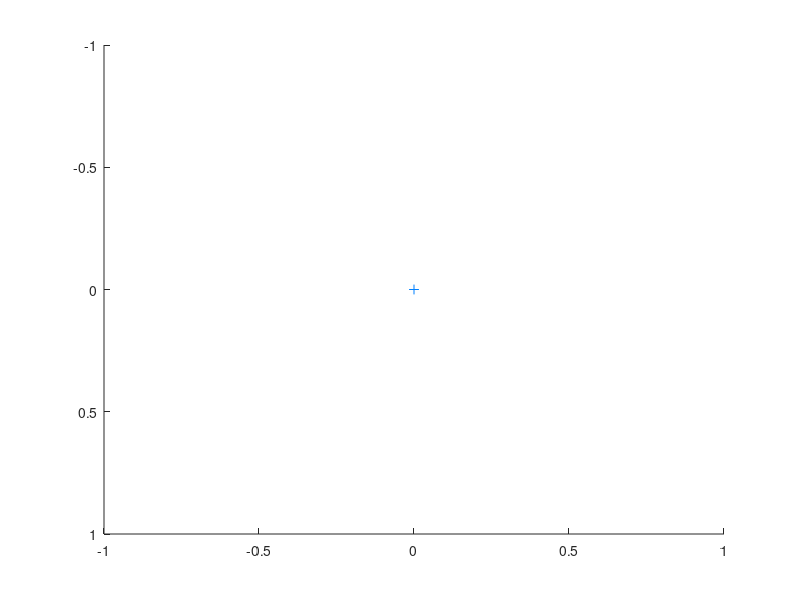

Source code (MATLAB): (Note: this script raises an error after producing the figure.)
%% %%%%%%%%%%%%%%%%%%%%%%%%%%%%%%%%%%%%%%%%%%%%%%%%%%%%%%%%%%%%%%%%%%%%%%%%%%%%
%%  Demo for testing non-linear compliant DS with diff. matching from Perrin %%
%%%%%%%%%%%%%%%%%%%%%%%%%%%%%%%%%%%%%%%%%%%%%%%%%%%%%%%%%%%%%%%%%%%%%%%%%%%%%%%
%% Draw Dataset
clear all; close all;
% Draw Reference Trajectory
fig0 = figure('Color', [1 1 1]);
limits = [-3.5 1 -2.5 1];
xlim(limits(1:2));
ylim(limits(3:4));
scatter(0, 0, 50, [0 0.5 1], '+'); hold on;
set(gca,'Ydir','reverse')
data = draw_mouse_data_on_DS(fig0, limits);
%%
data_12 = data{1}(:,1:2);
dt = abs((data_12(1,1) -  data_12(1,2))/data_12(3,1));
dim = 2;
use_demos = []; %Use only the demos with the appearing here; Use all if empty

% Some options
step_demos = 1;  %Step the points
doNormalize = 1; %Normalize the demos using the variance in each direction; This works better in general

%Options concerning the transformation
if doNormalize
    optsSearch = {'maxCoef', '10', 'nb_iteration','150', 'regularise', '5e-4', 'conv_crit', '1e-6', 'division_coefList', '[3,3,2.5,2.0,1.5,1.1,1.1]', 'safeCoeffList', '0.6*[1, 1, 1, 1, 1, 1, 1]', 'doPlot', '0'};
else
    optsSearch = {'maxCoef', '5', 'nb_iteration','150', 'regularise', '1e-3', 'conv_crit', '1e-6', 'division_coefList', '[3,3,2.5,2.0,1.5,1.1,1.1]', 'safeCoeffList', '0.55*[1, 1, 1, 1, 1, 1, 1]', 'doPlot', '0'};
end

%% %%%%%%%%%%%%%%%%%%%%%%%%%%%%%%%%%%%%%%%%%%%%%%%%%%%%%%%%%%%%%%%%%%%%%%%%%%%%%%
%% Step 1: Estimate Diffeomorphic Matching Parameters for Given Demonstrations %%
%%%%%%%%%%%%%%%%%%%%%%%%%%%%%%%%%%%%%%%%%%%%%%%%%%%%%%%%%%%%%%%%%%%%%%%%%%%%%%%%%
% Prepare data
fprintf('- Preparing Data for Diffeomorphic Matching...');
close all;
if isempty(use_demos)
    use_demos = 1:length(data);
end
[Xinit, target, allTarget, allTargetV, allSource,  ... ,
    allSourceV, nDemos, indD] = processDrawnDataset(data, use_demos, step_demos,dt);
fprintf('done\n');

% Uses the mean of all demonstrations as target Xi
% (The transformation maps the points given in "source" onto the points in "target"
[dim, lX] = size(target);
target = target./nDemos;
targetV = [diff(target,[],2),zeros(dim,1)]./dt;

%Define the source trajectory: A straight line between the initial and
%final point of the mean target trajectory
source = [linspace(target(1,1), target(1,end), lX); linspace(target(2,1), target(2,end), lX)];
sourceV = [diff(source, [], 2).*(step_demos/dt), zeros(dim,1)];

% Sub-sample source/target trajectories depending on the step-size
source  = source(:,indD);
sourceV = sourceV(:,indD);
target  = target(:,indD);
targetV = targetV(:,indD);

% Normalize Trajectories
if doNormalize
    [Xinit, target, targetV, source, sourceV, allTarget, ... ,
        allTargetV, allSource, allSourceV] = normalizeTrajectories(Xinit, target, ... ,
        targetV, source, sourceV, allTarget, allTargetV, allSource, allSourceV);
end

%Max for plotting
XLimPlot = [min([1.2*allTarget, 0.8*allTarget, -.25*ones(dim,1)],[], 2), max([1.2*allTarget, 0.8*allTarget, .25*ones(dim,1)],[],2)];
XLimPlot2 = [min([1.2*allSource, 0.8*allSource, -.25*ones(dim,1)],[], 2), max([1.2*allSource, 0.8*allSource, .25*ones(dim,1)],[],2)];

%Search for the transformation parameters
fprintf('- Searching for Transformation Parameters...');
tic;
[ centers, targets, coefs, division_coef, nb_iteration ] = iterativeSearch( source, target, optsSearch{:} );
toc;
fprintf('done\n')

% Create all lambda functions needed to evaluate the transformation
% Forward transformation (Phi)
diff_fun             = @(pt) result_function(centers, targets, coefs, division_coef, nb_iteration, pt);
% Backward transformation (Phi^-1)
inverse_diff_fun     = @(pt) result_function_reverse(centers, targets, coefs, division_coef, nb_iteration, pt);
% Backward transformation and calculation of the jacobian in point (J^-1)
jac_inverse_diff_fun = @(pt) result_function_reverse_Jac(centers, targets, coefs, division_coef, nb_iteration, pt);

%%%%%%%%%%%% General plot with the transformed sources and targets %%%%%%%%%%%%
if exist('h_trans','var'); delete(h_trans);end
h_trans = figure('Color',[1 1 1]); hold all;

% Demonstrated Mean Trajectory \xi
scatter(target(1,:),target(2,:), 20, [1 0 0],'filled');
if nDemos > 1
    % All Demonstrated Trajectories \xi
    scatter(allTarget(1,:),allTarget(2,:), 10, [0 0 0],'filled');
end
% Virtual Trajectory \chi
scatter(source(1,:),source(2,:), 20, [0 0 1], 'filled'); hold on;

% Demonstrated Trajectory transformed to Virtual through \phi^-1(\xi)
invPhiTarg = inverse_diff_fun(target);%Applying the inverse transformation to the mean target
scatter(invPhiTarg(1,:), invPhiTarg(2,:), 20, [0 0.5 1], '+'); hold on;

% Virtual Trajectory transformed to Demonstration through \\phi(\chi)
PhiSrc = diff_fun(source);
scatter(PhiSrc(1,:), PhiSrc(2,:), 20, [1 0.5 0], '+'); hold on;

% Plotting the deformed grid through the diffeomorphism
plotGrid(1, XLimPlot2, 10, 1000, diff_fun);
if nDemos > 1    
legend({'Mean Demo trajectory $\Xi=\{\xi_1,\dots,\xi_T\}$','Demonstrated trajectories $\Xi=\{\xi_1,\dots,\xi_T\}$', ... , 
    'Virtual Linear Trajectory $\chi=\{\chi_1,\dots,\chi_T\}$', ...    
    'Transformed Demonstrated Trajectory $\Phi^{-1}(\Xi)=\{\phi^{-1}(\xi_1),\dots,\phi^{-1}(\xi_T)\}$',...
    'Transformed Virtual Trajectory $\Phi(\chi)=\{\phi(\chi_1),\dots,\phi(\chi_T)\}$'},'Interpreter','LaTex','FontSize',10)
else
    legend({'Mean Demo trajectory $\Xi=\{\xi_1,\dots,\xi_T\}$', ... , 
    'Virtual Linear Trajectory $\chi=\{\chi_1,\dots,\chi_T\}$', ...    
    'Transformed Demonstrated Trajectory $\Phi^{-1}(\Xi)=\{\phi^{-1}(\xi_1),\dots,\phi^{-1}(\xi_T)\}$',...
    'Transformed Virtual Trajectory $\Phi(\chi)=\{\phi(\chi_1),\dots,\phi(\chi_T)\}$'},'Interpreter','LaTex','FontSize',10)
end
grid on;
title('Results of Diffeomorphic Matching Algorithm','Interpreter','LaTex', 'FontSize',15)
xlim(XLimPlot(1,:));
ylim(XLimPlot(2,:));
pause(1);

%% %%%%%%%%%%%%%%%%%%%%%%%%%%%%%%%%%%%%%%%%%%%%%%%%%%%%%%%%%%%%%%%%%
%%       Step 2: Plot Streamlines of Deformed Dynamics            %%
%%%%%%%%%%%%%%%%%%%%%%%%%%%%%%%%%%%%%%%%%%%%%%%%%%%%%%%%%%%%%%%%%%%%
% Choose DS parameters
if exist('hs','var');     delete(hs);    end
if exist('ha1','var');    delete(ha1);   end
if exist('ha2','var');    delete(ha2);   end
if exist('ht','var');     delete(ht);    end
if exist('h_dec','var');  delete(h_dec); end
if exist('h_data','var'); delete(h_data);end
if exist('fig1','var');   delete(fig1);end

fig1 = figure('Color',[1 1 1]);
xlim(XLimPlot(1,:));
ylim(XLimPlot(2,:));
limits = [xlim ylim];

% Demonstrated Trajectory \xi
scatter(PhiSrc(1,:)-att(1),PhiSrc(2,:)-att(2), 10, [1 0 0],'filled'); hold on;

% Plot Dynamical System
ds_diff = @(x) nonlin_diff_ds(x, jac_inverse_diff_fun, target);
fprintf('Plotting DS...');
[hd] = scatter(Xi_ref(1,:)-att(1),Xi_ref(2,:)-att(2),10,[1 0 0],'filled'); hold on
[hs] = plot_ds_model(fig1, ds_diff, [0 0]', limits,'medium'); hold on;
title('Non-linear Diff Dynamics $\dot{\xi} = A(\phi^{-1}(\xi))J_{\phi}(\phi^{-1}(\xi))\phi^{-1}(\xi) $', 'Interpreter','LaTex','FontSize',15)

%% %%%%%%%%%%%%%%%%%%%%%%%%%%%%%%%%%%%%%%%%%%%%%%%%%%%%%%%%%%%%%%%%%%%%%%%%%%%%%%
%%       OPTIONAL: Plot Resulting Lyapunov function of transformed space       %%
%%%%%%%%%%%%%%%%%%%%%%%%%%%%%%%%%%%%%%%%%%%%%%%%%%%%%%%%%%%%%%%%%%%%%%%%%%%%%%%%%
%Plot the resulting Lyapunov functions (transformation applied to
%x²+y²==alpha²
lyapunov_fun = @(x)(sum(x.*x));
virtual_fun = @(x)(x);

if exist('h_lyap','var'); delete(h_lyap);end
h_lyap  = figure( 'Color', [1 1 1]);
subplot(1,2,1)
xlim(XLimPlot(1,:));
ylim(XLimPlot(2,:));
my_LyapFun2D({gcf(), gca()}, lyapunov_fun, virtual_fun,[]); hold on;
% Virtual Trajectory \chi
scatter(source(1,:),source(2,:), 10, [0 0 1], 'filled'); hold on;
% Attractor
scatter(0, 0, 30, [0 0 0], '+'); hold on;
title('Initial Lyapunov Function $V(\chi)$','Interpreter','LaTex', 'FontSize',15);

subplot(1,2,2)
xlim(XLimPlot(1,:));
ylim(XLimPlot(2,:));
my_LyapFun2D({gcf(), gca()}, lyapunov_fun, diff_fun,[]); hold on;
% Demonstrated Trajectory \xi
scatter(target(1,:),target(2,:), 10, [1 0 0],'filled'); hold on;
if nDemos > 1
    % All Demonstrated Trajectories \xi
    scatter(allTarget(1,:),allTarget(2,:), 10, [0 0 0],'filled');
end
% Attractor
scatter(0, 0, 30, [0 0 0], '+'); hold on;

title('Resulting Lyapunov Function $V(\Phi(\xi))$','Interpreter','LaTex', 'FontSize',15);
pause(1);
